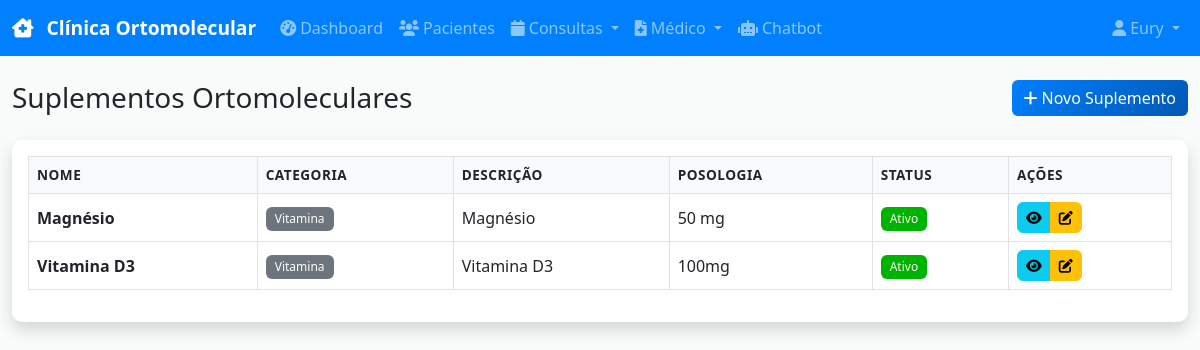
The app's page /supplements (signed in) with its own data.
### models.py (models this page shows)
class User(UserMixin, db.Model):
    id = db.Column(db.Integer, primary_key=True)
    username = db.Column(db.String(80), unique=True, nullable=False)
    email = db.Column(db.String(120), unique=True, nullable=False)
    password_hash = db.Column(db.String(256), nullable=False)
    name = db.Column(db.String(100), nullable=False)
    role = db.Column(db.String(20), nullable=False, default='receptionist')  # admin, doctor, receptionist, financial
    crm = db.Column(db.String(20))  # For doctors
    specialty = db.Column(db.String(100))  # For doctors
    created_at = db.Column(db.DateTime, default=datetime.utcnow)
    is_active = db.Column(db.Boolean, default=True)

class Supplement(db.Model):
    id = db.Column(db.Integer, primary_key=True)
    name = db.Column(db.String(100), nullable=False)
    category = db.Column(db.String(50))  # vitamin, mineral, amino_acid, herb, etc.
    description = db.Column(Text)
    dosage_info = db.Column(Text)  # Posologia
    observations = db.Column(Text)
    is_active = db.Column(db.Boolean, default=True)
    created_at = db.Column(db.DateTime, default=datetime.utcnow)

### routes.py (the view)
@app.route('/supplements')
@login_required
def supplements_list():
    supplements = Supplement.query.filter_by(is_active=True).order_by(Supplement.name).all()
    return render_template('supplements/list.html', supplements=supplements)

### app.py (called while the page is built)
@login_manager.user_loader
def load_user(user_id):
    from models import User
    return User.query.get(int(user_id))

### templates/supplements/list.html (shortened to what this page needs)
{% extends "base.html" %}
{% block content %}
<div class="container-fluid">
    <div class="row">
        <div class="col-12">
            <div class="d-sm-flex align-items-center justify-content-between mb-4">
                <h1 class="h3 mb-0 text-gray-800">Suplementos Ortomoleculares</h1>
                {% if current_user.role in ['doctor', 'admin'] %}
                <a href="{{ url_for('supplement_new') }}" class="btn btn-primary">
                    <i class="fas fa-plus me-1"></i>Novo Suplemento
                </a>
                {% endif %}
            </div>
        </div>
    </div>
    <div class="row">
        <div class="col-12">
            <div class="card shadow mb-4">
                <div class="card-body">
                    {% if supplements %}
                    <div class="table-responsive">
                        <table class="table table-bordered" width="100%" cellspacing="0">
                            <thead>
                                <tr>
                                    <th>Nome</th>
                                    <th>Categoria</th>
                                    <th>Descrição</th>
                                    <th>Posologia</th>
                                    <th>Status</th>
                                    {% if current_user.role in ['doctor', 'admin'] %}
                                    <th>Ações</th>
                                    {% endif %}
                                </tr>
                            </thead>
                            <tbody>
                                {% for supplement in supplements %}
                                <tr>
                                    <td><strong>{{ supplement.name }}</strong></td>
                                    <td>
                                        <span class="badge bg-secondary">
                                            {% if supplement.category == 'vitamin' %}Vitamina
                                            {% elif supplement.category == 'mineral' %}Mineral
                                            {% elif supplement.category == 'amino_acid' %}Aminoácido
                                            {% elif supplement.category == 'herb' %}Fitoterápico
                                            {% elif supplement.category == 'probiotic' %}Probiótico
                                            {% elif supplement.category == 'enzyme' %}Enzima
                                            {% else %}{{ supplement.category.title() }}
                                            {% endif %}
                                        </span>
                                    </td>
                                    <td>{{ (supplement.description[:80] + '...') if supplement.description and supplement.description|length > 80 else (supplement.description or '-') }}</td>
                                    <td>{{ (supplement.dosage_info[:60] + '...') if supplement.dosage_info and supplement.dosage_info|length > 60 else (supplement.dosage_info or 'Conforme orientação médica') }}</td>
                                    <td>
                                        {% if supplement.is_active %}
                                            <span class="badge bg-success">Ativo</span>
                                        {% else %}
                                            <span class="badge bg-danger">Inativo</span>
                                        {% endif %}
                                    </td>
                                    {% if current_user.role in ['doctor', 'admin'] %}
                                    <td>
                                        <div class="btn-group" role="group">
                                            <button class="btn btn-info btn-sm" data-bs-toggle="modal" data-bs-target="#supplementModal{{ supplement.id }}" title="Ver Detalhes">
                                                <i class="fas fa-eye"></i>
                                            </button>
                                            <a href="{{ url_for('supplement_edit', id=supplement.id) }}" class="btn btn-warning btn-sm" title="Editar">
                                                <i class="fas fa-edit"></i>
                                            </a>
                                        </div>
                                    </td>
                                    {% endif %}
                                </tr>
                                {% endfor %}
                            </tbody>
                        </table>
                    </div>
                    {% endif %}
                </div>
            </div>
        </div>
    </div>
</div>
{% endblock %}

### templates/base.html (shortened to what this page needs)
<!DOCTYPE html>
<html lang="pt-BR">
<head>
    <link href="https://cdn.jsdelivr.net/npm/bootstrap@5.3.0/dist/css/bootstrap.min.css" rel="stylesheet">
    <link href="https://cdnjs.cloudflare.com/ajax/libs/font-awesome/6.0.0/css/all.min.css" rel="stylesheet">
    <link href="https://cdn.jsdelivr.net/npm/fullcalendar@6.1.8/index.global.min.css" rel="stylesheet">
    <link href="{{ url_for('static', filename='css/style.css') }}" rel="stylesheet">
</head>
<body>
    {% if current_user.is_authenticated %}
    <nav class="navbar navbar-expand-lg navbar-dark bg-primary fixed-top">
        <div class="container-fluid">
            <a class="navbar-brand" href="{{ url_for('dashboard') }}">
                <i class="fas fa-clinic-medical me-2"></i>
                Clínica Ortomolecular
            </a>
            <div class="collapse navbar-collapse" id="navbarNav">
                <ul class="navbar-nav me-auto">
                    <li class="nav-item">
                        <a class="nav-link" href="{{ url_for('dashboard') }}">
                            <i class="fas fa-tachometer-alt me-1"></i>Dashboard
                        </a>
                    </li>
                    <li class="nav-item">
                        <a class="nav-link" href="{{ url_for('patients_list') }}">
                            <i class="fas fa-users me-1"></i>Pacientes
                        </a>
                    </li>
                    <li class="nav-item dropdown">
                        <a class="nav-link dropdown-toggle" href="#" role="button" data-bs-toggle="dropdown">
                            <i class="fas fa-calendar me-1"></i>Consultas
                        </a>
                    </li>
                    {% if current_user.role in ['doctor', 'admin'] %}
                    <li class="nav-item dropdown">
                        <a class="nav-link dropdown-toggle" href="#" role="button" data-bs-toggle="dropdown">
                            <i class="fas fa-file-medical me-1"></i>Médico
                        </a>
                    </li>
                    {% endif %}
                    <li class="nav-item">
                        <a class="nav-link" href="{{ url_for('chatbot') }}">
                            <i class="fas fa-robot me-1"></i>Chatbot
                        </a>
                    </li>
                </ul>
                <ul class="navbar-nav">
                    <li class="nav-item dropdown">
                        <a class="nav-link dropdown-toggle" href="#" role="button" data-bs-toggle="dropdown">
                            <i class="fas fa-user me-1"></i>{{ current_user.name }}
                        </a>
                    </li>
                </ul>
            </div>
        </div>
    </nav>
    {% endif %}
    <main class="{% if current_user.is_authenticated %}main-content{% endif %}">
        {% block content %}{% endblock %}
    </main>
</body>
</html>

### static/css/style.css (style rules this page uses)
:root { --primary: 210 100% 50%; --primary-dark: 210 100% 35%; --success: 120 100% 35%; --info: 190 100% 50%; --warning: 45 100% 50%; --danger: 0 100% 50%; --light: 210 11% 98%; --dark: 210 11% 21%; --gray-100: 210 17% 98%; --gray-200: 210 14% 89%; --gray-300: 210 11% 71%; --gray-400: 210 9% 53%; --gray-500: 210 7% 46%; --gray-600: 210 9% 31%; --gray-700: 210 10% 23%; --gray-800: 210 11% 15%; --gray-900: 210 11% 7%; }
body { font-family: 'Segoe UI', Tahoma, Geneva, Verdana, sans-serif; background-color: hsl(var(--light)); color: hsl(var(--gray-800)); }
.main-content { padding-top: 80px; min-height: 100vh; background-color: hsl(var(--light)); }
.card { border: none; border-radius: 10px; box-shadow: 0 0.15rem 1.75rem 0 rgba(58, 59, 69, 0.15); }
.navbar-brand { font-weight: 600; font-size: 1.2rem; }
.nav-link { font-weight: 500; transition: all 0.2s ease; }
.btn { border-radius: 6px; font-weight: 500; transition: all 0.2s ease; }
.btn-primary { background: linear-gradient(135deg, hsl(var(--primary)) 0%, hsl(var(--primary-dark)) 100%); border: none; }
.table { background-color: white; }
.table th { background-color: hsl(var(--gray-100)); border-color: hsl(var(--gray-200)); font-weight: 600; text-transform: uppercase; font-size: 0.85rem; letter-spacing: 0.5px; }
.table td { border-color: hsl(var(--gray-200)); vertical-align: middle; }
.table-bordered { border: 1px solid hsl(var(--gray-200)); }
.badge { font-weight: 500; padding: 0.5em 0.75em; }
.text-gray-800 { color: hsl(var(--gray-800)) !important; }
.bg-primary { background-color: hsl(var(--primary)) !important; }
.bg-success { background-color: hsl(var(--success)) !important; }

### records on screen
User: name "Eury"
Supplement: name "Magnésio", category "Vitamina", description "Magnésio", dosage_info "50 mg", is_active "Ativo"
Supplement: name "Vitamina D3", category "Vitamina", description "Vitamina D3", dosage_info "100mg", is_active "Ativo"
